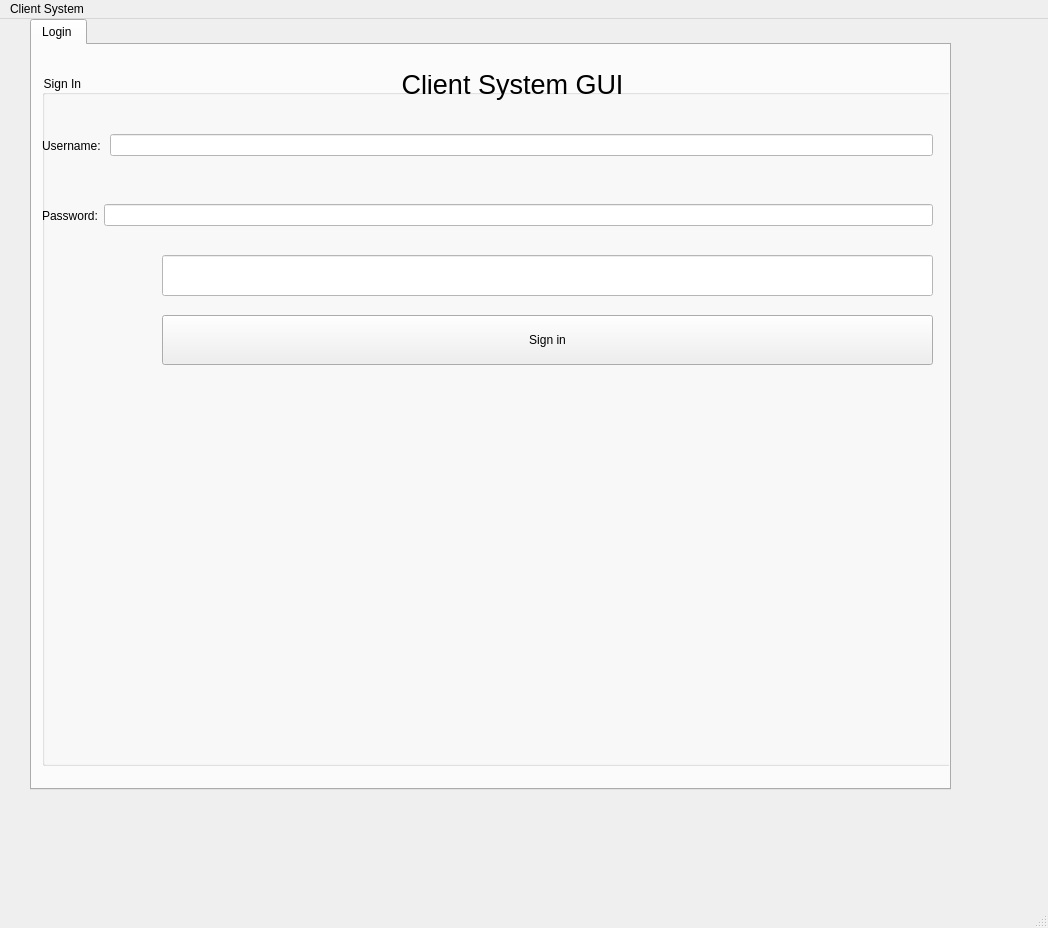
<?xml version="1.0" encoding="UTF-8"?>
<ui version="4.0">
 <class>MainWindow</class>
 <widget class="QMainWindow" name="MainWindow">
  <property name="geometry">
   <rect>
    <x>0</x>
    <y>0</y>
    <width>1048</width>
    <height>928</height>
   </rect>
  </property>
  <property name="windowTitle">
   <string>MainWindow</string>
  </property>
  <widget class="QWidget" name="centralwidget">
   <widget class="QTabWidget" name="Login_TW">
    <property name="geometry">
     <rect>
      <x>30</x>
      <y>0</y>
      <width>921</width>
      <height>771</height>
     </rect>
    </property>
    <property name="currentIndex">
     <number>0</number>
    </property>
    <widget class="QWidget" name="tab_3">
     <attribute name="title">
      <string>Login </string>
     </attribute>
     <widget class="QGroupBox" name="Sign_In_GB">
      <property name="geometry">
       <rect>
        <x>10</x>
        <y>30</y>
        <width>951</width>
        <height>691</height>
       </rect>
      </property>
      <property name="styleSheet">
       <string notr="true">font: 900 14pt &quot;Segoe UI&quot;;
color: rgb(0, 0, 0);</string>
      </property>
      <property name="title">
       <string>Sign In </string>
      </property>
      <widget class="QLineEdit" name="Login_LE">
       <property name="geometry">
        <rect>
         <x>120</x>
         <y>180</y>
         <width>771</width>
         <height>41</height>
        </rect>
       </property>
       <property name="styleSheet">
        <string notr="true">background-color: rgb(255, 255, 255);
color: rgb(255, 0, 0);
font: 900 12pt &quot;Segoe UI&quot;;</string>
       </property>
      </widget>
      <widget class="QLabel" name="label">
       <property name="geometry">
        <rect>
         <x>260</x>
         <y>-11</y>
         <width>421</width>
         <height>41</height>
        </rect>
       </property>
       <property name="whatsThis">
        <string>&lt;html&gt;&lt;head/&gt;&lt;body&gt;&lt;p align=&quot;center&quot;&gt;&lt;br/&gt;&lt;/p&gt;&lt;/body&gt;&lt;/html&gt;</string>
       </property>
       <property name="text">
        <string>&lt;html&gt;&lt;head/&gt;&lt;body&gt;&lt;p align=&quot;center&quot;&gt;&lt;span style=&quot; font-size:20pt;&quot;&gt;Client System GUI&lt;/span&gt;&lt;/p&gt;&lt;/body&gt;&lt;/html&gt;</string>
       </property>
      </widget>
      <widget class="QWidget" name="">
       <property name="geometry">
        <rect>
         <x>0</x>
         <y>120</y>
         <width>891</width>
         <height>41</height>
        </rect>
       </property>
       <layout class="QHBoxLayout" name="horizontalLayout_2">
        <item>
         <widget class="QLabel" name="PW_Label">
          <property name="text">
           <string>Password:</string>
          </property>
         </widget>
        </item>
        <item>
         <widget class="QLineEdit" name="PW_LE">
          <property name="styleSheet">
           <string notr="true">background-color: rgb(255, 255, 255);</string>
          </property>
         </widget>
        </item>
       </layout>
      </widget>
      <widget class="QPushButton" name="Sign_In_PB">
       <property name="geometry">
        <rect>
         <x>120</x>
         <y>240</y>
         <width>771</width>
         <height>50</height>
        </rect>
       </property>
       <property name="styleSheet">
        <string notr="true">background-color: qconicalgradient(cx:0.5, cy:0.5, angle:0, stop:0 rgba(35, 40, 3, 255), stop:0.16 rgba(136, 106, 22, 255), stop:0.225 rgba(166, 140, 41, 255), stop:0.285 rgba(204, 181, 74, 255), stop:0.345 rgba(235, 219, 102, 255), stop:0.415 rgba(245, 236, 112, 255), stop:0.52 rgba(209, 190, 76, 255), stop:0.57 rgba(187, 156, 51, 255), stop:0.635 rgba(168, 142, 42, 255), stop:0.695 rgba(202, 174, 68, 255), stop:0.75 rgba(218, 202, 86, 255), stop:0.815 rgba(208, 187, 73, 255), stop:0.88 rgba(187, 156, 51, 255), stop:0.935 rgba(137, 108, 26, 255), stop:1 rgba(35, 40, 3, 255));</string>
       </property>
       <property name="text">
        <string>Sign in</string>
       </property>
      </widget>
      <widget class="QWidget" name="">
       <property name="geometry">
        <rect>
         <x>0</x>
         <y>50</y>
         <width>891</width>
         <height>41</height>
        </rect>
       </property>
       <layout class="QHBoxLayout" name="horizontalLayout">
        <item>
         <widget class="QLabel" name="Username_Label">
          <property name="text">
           <string>Username: </string>
          </property>
         </widget>
        </item>
        <item>
         <widget class="QLineEdit" name="Username_LE">
          <property name="styleSheet">
           <string notr="true">background-color: rgb(255, 255, 255);</string>
          </property>
         </widget>
        </item>
       </layout>
      </widget>
     </widget>
    </widget>
   </widget>
  </widget>
  <widget class="QStatusBar" name="statusbar"/>
  <widget class="QMenuBar" name="menubar">
   <property name="geometry">
    <rect>
     <x>0</x>
     <y>0</y>
     <width>1048</width>
     <height>25</height>
    </rect>
   </property>
   <widget class="QMenu" name="menuClient_System">
    <property name="title">
     <string>Client System</string>
    </property>
   </widget>
   <addaction name="menuClient_System"/>
  </widget>
  <action name="actionCome">
   <property name="text">
    <string>Come</string>
   </property>
  </action>
 </widget>
 <resources/>
 <connections>
  <connection>
   <sender>Sign_In_PB</sender>
   <signal>clicked()</signal>
   <receiver>Login_LE</receiver>
   <slot>clear()</slot>
   <hints>
    <hint type="sourcelabel">
     <x>380</x>
     <y>323</y>
    </hint>
    <hint type="destinationlabel">
     <x>378</x>
     <y>276</y>
    </hint>
   </hints>
  </connection>
 </connections>
</ui>
